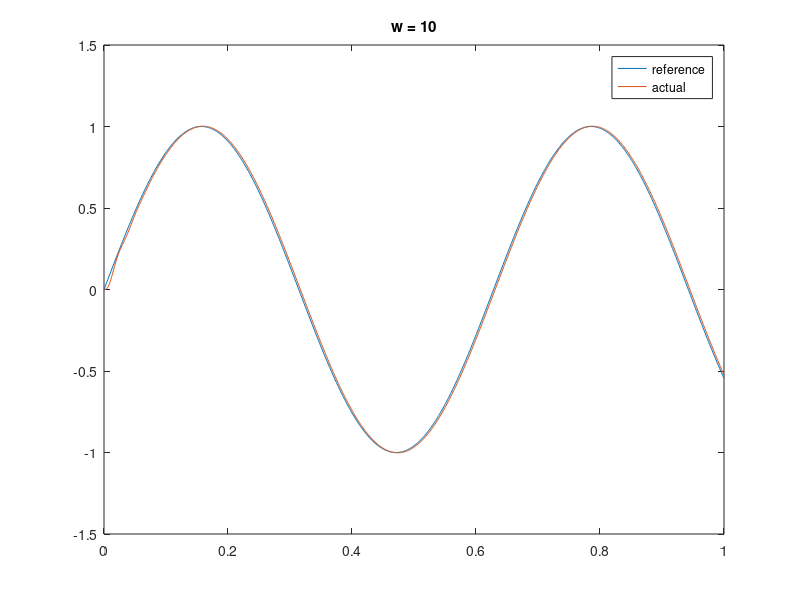
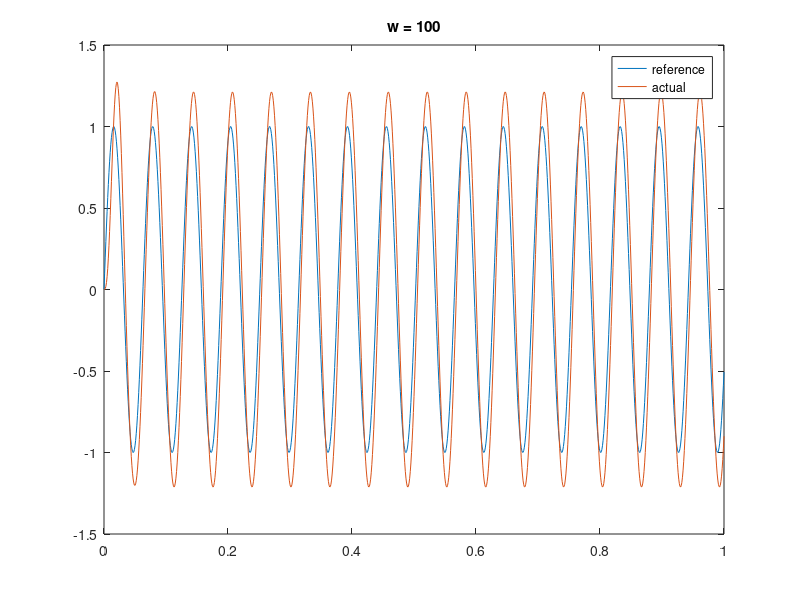
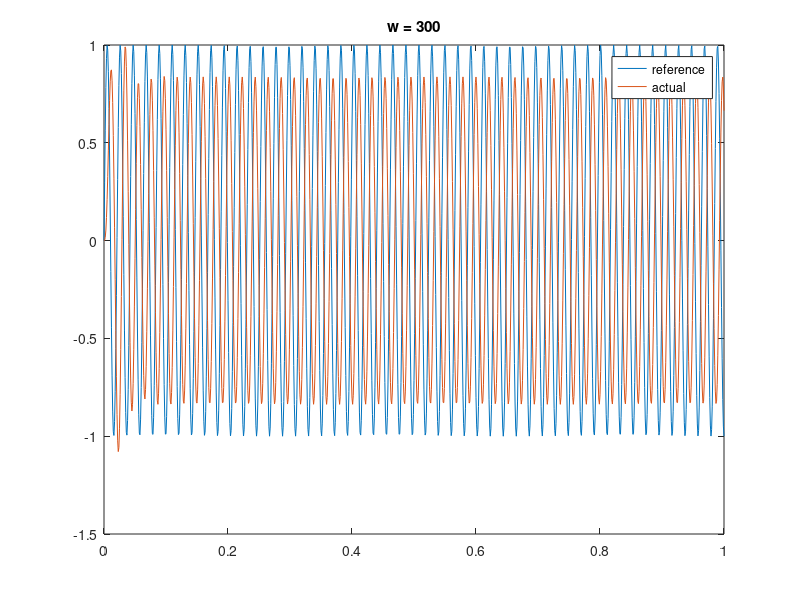
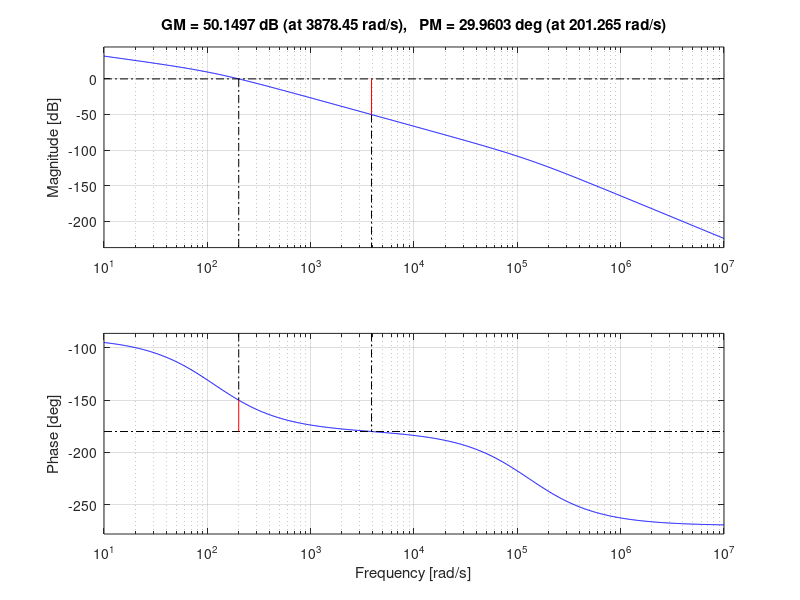

Source code (MATLAB) for these figures, in order:
s = tf('s');

% simulate motor speed
Rm = 37.5;
Lm = 0.29 * 10^(-3);
Jm = 0.015 * 10^(-7);
Kt = 2.63 * 10^(-3);
Ke = 0.002488;

% motor constants
Tm = (Rm*Jm)/(Ke*Kt);
Te = Lm/Rm;

% transfer function of plant of DC motor
p = tf([1], [Ke*Tm*Te, Ke*Tm, Ke]);

% transfer function of controller
ci = 1/s;


% transfer function of feedforward block
gi = series(ci,p);


% transfer function of feedback system
fi = feedback(gi, 1);

% simulation settings
t = [0:0.001:1];
r1 = 1 * sin(10*t);
r2 = 1 * sin(100*t); % speed up frequency
r3 = 1 * sin(300*t);

% simulation
y1 = lsim(fi, r1, t);
y2 = lsim(fi, r2, t);
y3 = lsim(fi, r3, t);

% plot
figure(1);
plot(t, r1 ,t, y1);
legend('reference', 'actual');
title('w = 10');

figure(2);
plot(t, r2 ,t, y2);
legend('reference', 'actual');
title('w = 100');

figure(3);
plot(t, r3 ,t, y3);
legend('reference', 'actual');
title('w = 300');

% bode plot
figure(4);
bode(gi);
grid on;
margin(gi);